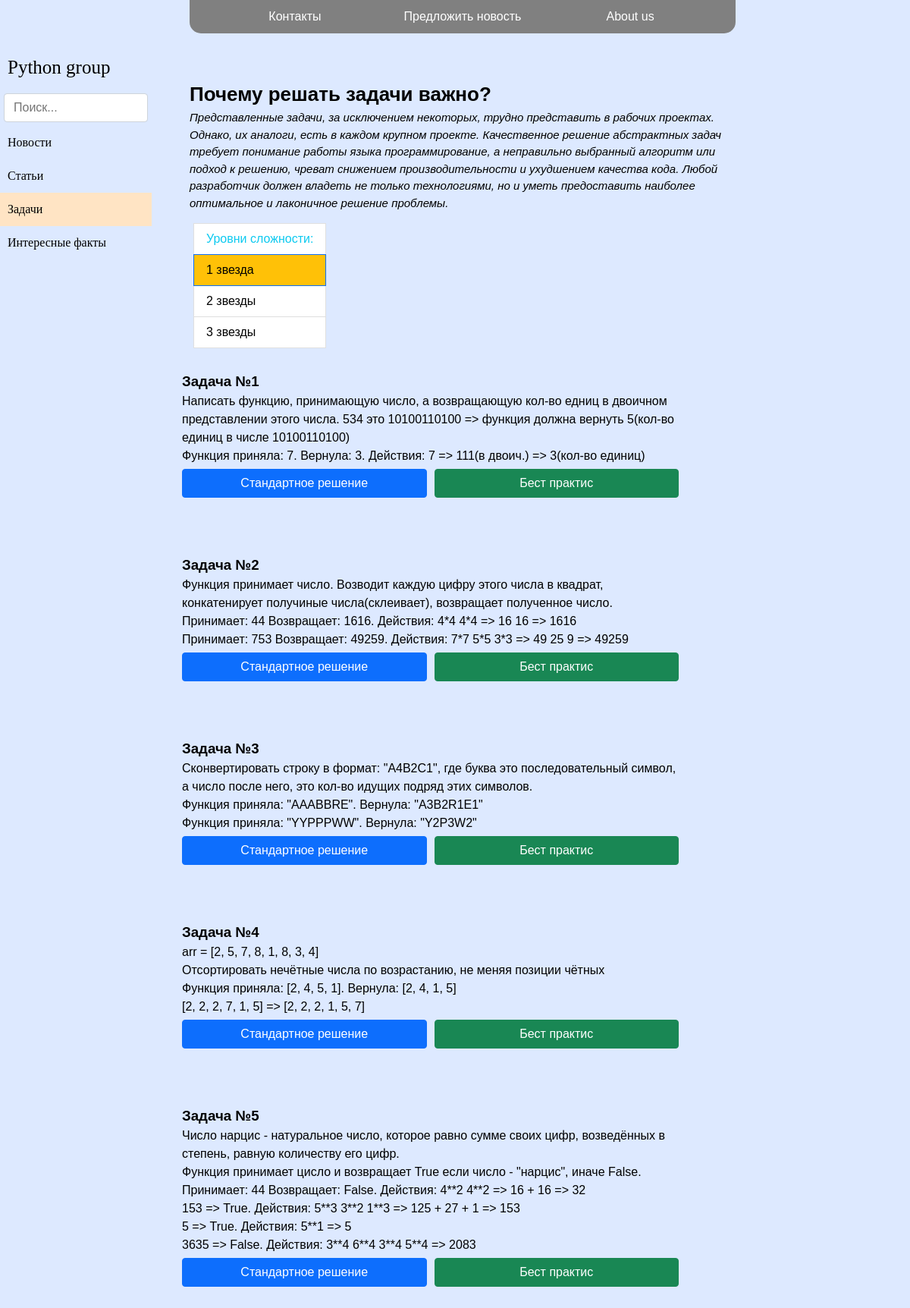
/tasks/, run on the app's committed database.
### tasks/models.py (models this page shows, shortened)
class Tasks(models.Model):
	class Lvls(models.IntegerChoices):
		first = 1
		second = 2
		fhird = 3
	text = models.TextField(blank=False, verbose_name='Текст задачи')
	answer = models.TextField(blank=False, verbose_name='Решение(стандартное)')
	answer_better = models.TextField(blank=False, verbose_name='Решение(better)')
	created_at = models.DateTimeField(auto_now_add=True, verbose_name='Время создания')
	level = models.IntegerField(choices=Lvls.choices, default=1, verbose_name="Уровень сложности")
	class Meta:
		verbose_name = 'Задача'
		verbose_name_plural = 'Задачи'

### tasks/views.py (the view)
# urls.py: path('', index, name='article_index'),
def index(request, level=1):
	context = {
		'title': 'Задачи',
		'tasks_level': level
	}
	return render(request, 'tasks/index.html', context)

### tasks/templatetags/tasks_tag.py (called while the page is built)
@register.inclusion_tag('tasks/tasks_start_container.html')
def get_tasks_start(lvl=1):
	if lvl not in (1, 2, 3):
		print("get_tasks_start get unexpected par. lvl - " + str(lvl))
		lvl = 1
	tasks = Tasks.objects.filter(level=lvl)
	return {'tasks': tasks, 'tasks_lvl': lvl}

### tasks/templates/tasks/index.html (shortened to what this page needs)
{% extends 'base.html' %}
{% load static %}
{% load tasks_tag %}
{% block style %}
	<link rel="stylesheet" href="{% static 'css/task.css' %}">
{% endblock %}
{% block content %}
	{% get_tasks_start tasks_level %}
{% endblock %}

### tasks/templates/tasks/tasks_start_container.html (shortened to what this page needs)
<div class="content_quize">
	<div class="block_first">
			<div>
				<h1>Почему решать задачи важно?</h1>
				<p style="font-style:italic; font-size: 15px;">Представленные задачи, за исключением некоторых, трудно представить в рабочих проектах. Однако, их аналоги, есть в каждом крупном проекте. Качественное решение абстрактных задач требует понимание работы языка программирование, а неправильно выбранный алгоритм или подход к решению, чреват снижением производительности и ухудшением качества кода. Любой разработчик должен владеть не только технологиями, но и уметь предоставить наиболее оптимальное и лаконичное решение проблемы.</p>
			</div>
			<ul class="list-group">
				<li class="list-group-item text-info">Уровни сложности:</li>
				<li class="list-group-item {% if tasks_lvl == 1 %} active {% endif %}"><a href="{% url 'task_with_level' 1 %}">1 звезда</a></li>
				<li class="list-group-item {% if tasks_lvl == 2 %} active {% endif %}"><a href="{% url 'task_with_level' 2 %}">2 звезды</a></li>
				<li class="list-group-item {% if tasks_lvl == 3 %} active {% endif %}"><a href="{% url 'task_with_level' 3 %}">3 звезды</a></li>
			</ul>
	</div>
	{% autoescape off %}
	{% for task in tasks %}
		<div class="block-task">
			<div class="task-text">
				<h3>Задача №{{ task.id }}</h3>
				<p>{{ task.text }}</p>
			</div>
			<div class="btn btn-primary">Стандартное решение</div>
			<div class="btn btn-success">Бест практис</div>
		</div>
	{% endfor %}
	{% endautoescape %}
</div>

### feed/static/css/pg_base.css (style rules this page uses)
* { margin:0; padding:0; }
body { min-height: 100vh; scroll-behavior: smooth; text-rendering: optimizeSpeed; line-height: 1.5; background: #dde9ff; }
ul[class], ol[class] { list-style: none; }
li { list-style: none; }
*, *::before, *::after { box-sizing: border-box; }
a { color: #000; text-decoration: none }
.btn { display:inline-block; font-weight:400; line-height:1.5; color:#212529; text-align:center; text-decoration:none; vertical-align:middle; cursor:pointer; -webkit-user-select:none; -moz-user-select:none; user-select:none; background-color:transparent; border:1px solid transparent; padding:.375rem .75rem; font-size:1rem; border-radius:.25rem; transition:color .15s ease-in-out,background-color .15s ease-in-out,border-color .15s ease-in-out, box-shadow .15s ease-in-out }
.btn-primary { color:#fff; background-color:#0d6efd; border-color:#0d6efd }
.btn-success { color:#fff; background-color:#198754; border-color:#198754 }
.list-group { border-top:inherit; border-bottom:inherit; cursor: pointer; }
.list-group-item { position:relative; cursor: auto; padding:.5rem 1rem; text-decoration:none; background-color:#fff; border:1px solid rgba(0,0,0,.125) }
.list-group-item:first-child { border-top-left-radius:inherit; border-top-right-radius:inherit }
.list-group-item:last-child { border-bottom-right-radius:inherit; border-bottom-left-radius:inherit }
.list-group-item.active { z-index:2; color:#fff!important; background-color:#ffc107; border-color:#0d6efd }
.list-group-item+.list-group-item { border-top-width:0 }
.list-group-item+.list-group-item.active { margin-top:-1px;border-top-width:1px }
.text-info { color:#0dcaf0!important }

### tasks/static/css/task.css (style rules this page uses)
.content_quize { display: flex; flex-wrap: wrap; position: absolute; top: 100px; margin-left: 240px; flex-direction: column; width: calc(100% - 250px); }
.content_quize .block_first { max-width: 95%; padding: 5px; font-family: Arial; }
.content_quize .block_first div { max-width: 80%; display:inline-block; font-size: 13px; float: left; margin-bottom: 15px; margin-right: 5px; margin-left: 5px; }
.content_quize .block_first ul { margin-left: 10px; display:inline-block; }
.content_quize .block-task { margin-top: 25px; width: 70%; font-family: Arial; margin-bottom: 40px; display: flex; flex-wrap: wrap; flex-direction: row; }
.content_quize .block-task div { margin-right: 10px; margin-bottom: 5px; flex-grow: 1; }
.block-task .task-text, .block-task-solution { width: 87%; }
.block-task .task-text { width: 100%; }
.content_quize .block-task .btn { display: inline-block; width: 100px; }

### data on the page
Tasks: id "1", text "Написать функцию, принимающую число, а возвращающую кол-во едниц в двоичном представлении этого числа. 534 это 10100110100 => функция должна вернуть 5(кол-во единиц в числе 10100110100) Функция приняла: 7. Вернула: 3. Действия: 7 => 111(в двоич.) => 3(кол-во единиц)"
Tasks: id "2", text "Функция принимает число. Возводит каждую цифру этого числа в квадрат, конкатенирует получиные числа(склеивает), возвращает полученное число. Принимает: 44 Возвращает: 1616. Действия: 4*4 4*4 => 16 16 => 1616 Принимает: 753 Возвращает: 49259. Действия: 7*7 5*5 3*3 => 49 25 9 => 49259"
Tasks: id "3", text "Сконвертировать строку в формат: \"А4B2C1\", где буква это последовательный символ, а число после него, это кол-во идущих подряд этих символов. Функция приняла: \"AAABBRE\". Вернула: \"A3B2R1E1\" Функция приняла: \"YYPPPWW\". Вернула: \"Y2P3W2\""
Tasks: id "4", text "arr = [2, 5, 7, 8, 1, 8, 3, 4] Отсортировать нечётные числа по возрастанию, не меняя позиции чётных Функция приняла: [2, 4, 5, 1]. Вернула: [2, 4, 1, 5] [2, 2, 2, 7, 1, 5] => [2, 2, 2, 1, 5, 7]"
Tasks: id "5", text "Число нарцис - натуральное число, которое равно сумме своих цифр, возведённых в степень, равную количеству его цифр. Функция принимает цисло и возвращает True если число - \"нарцис\", иначе False. Принимает: 44 Возвращает: False. Действия: 4**2 4**2 => 16 + 16 => 32 153 => True. Действия: 5**3 3**2 1**3 => 125 + 27 + 1 => 153 5 => True. Действия: 5**1 => 5 3635 => False. Действия: 3**4 6**4 3**4 5**4 => 2083"
